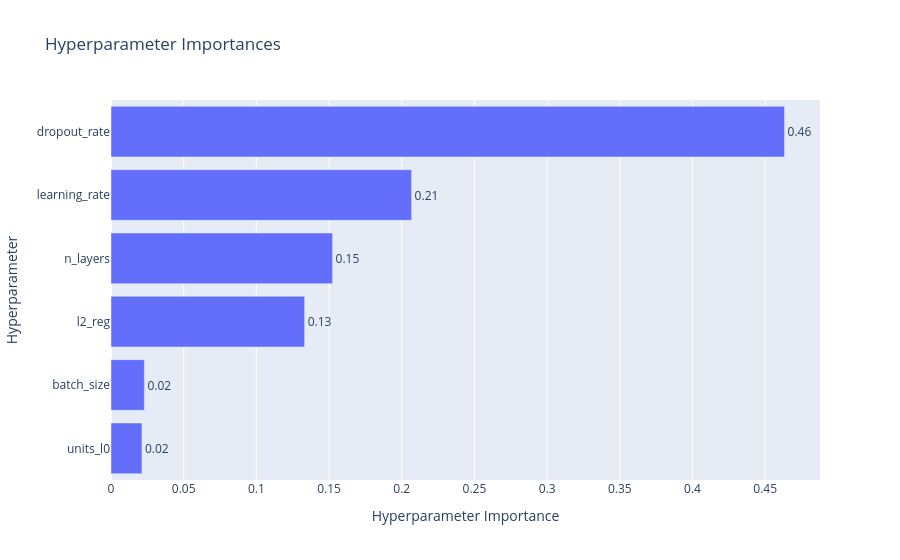

Write notebook code for a chart like this one.
### Code cell
optuna.visualization.plot_param_importances(study_nn)

### Figure 1 — Plotly figure (JSON) as saved in the notebook; plotly's stock layout.template omitted (floating-point values rounded to 4 significant figures)
{"data": [{"cliponaxis": false, "hovertemplate": ["units_l0 (IntDistribution): 0.021284487113666824<extra></extra>", "batch_size (CategoricalDistribution): 0.02296684729187561<extra></extra>", "l2_reg (FloatDistribution): 0.1332026594144584<extra></extra>", "n_layers (IntDistribution): 0.15241793972302894<extra></extra>", "learning_rate (FloatDistribution): 0.20678783266302328<extra></extra>", "dropout_rate (FloatDistribution): 0.463340233793947<extra></extra>"], "name": "Objective Value", "orientation": "h", "text": ["0.02", "0.02", "0.13", "0.15", "0.21", "0.46"], "textposition": "outside", "type": "bar", "x": [0.02128, 0.02297, 0.1332, 0.1524, 0.2068, 0.4633], "y": ["units_l0", "batch_size", "l2_reg", "n_layers", "learning_rate", "dropout_rate"]}], "layout": {"title": {"text": "Hyperparameter Importances"}, "xaxis": {"title": {"text": "Hyperparameter Importance"}}, "yaxis": {"title": {"text": "Hyperparameter"}}}}
